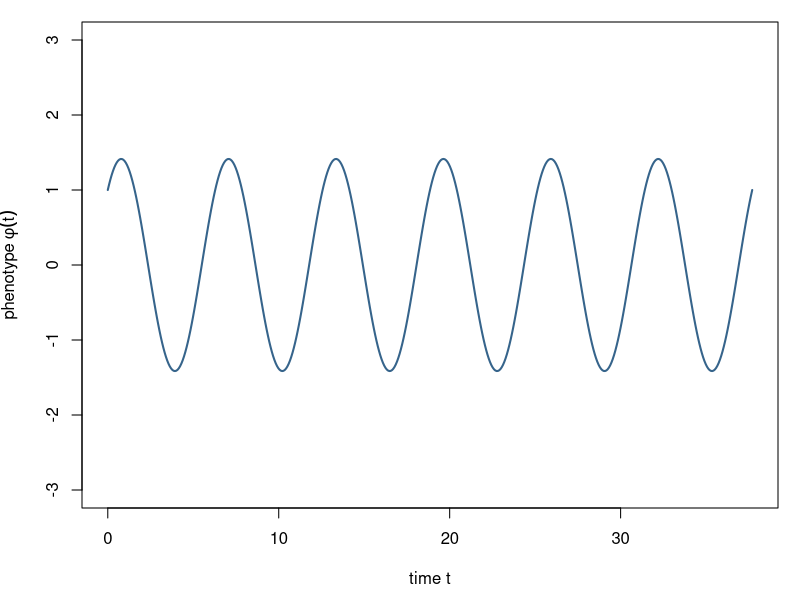
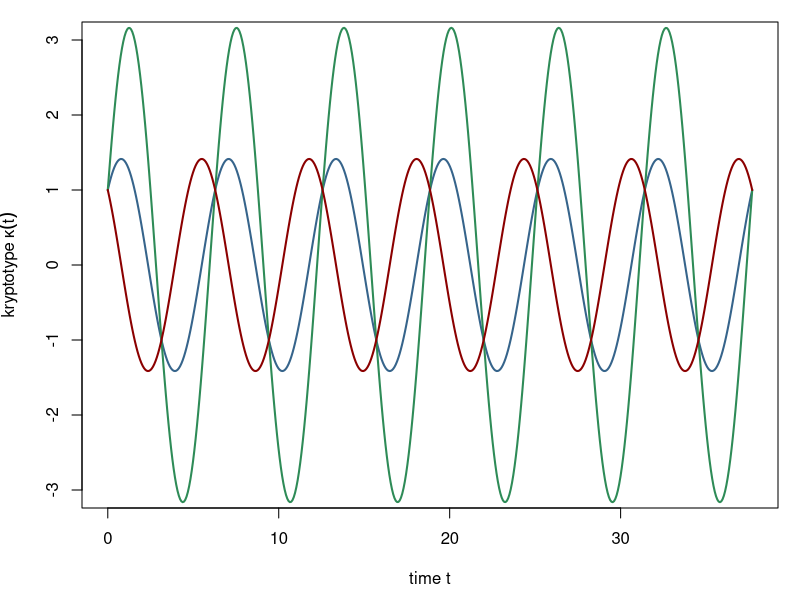
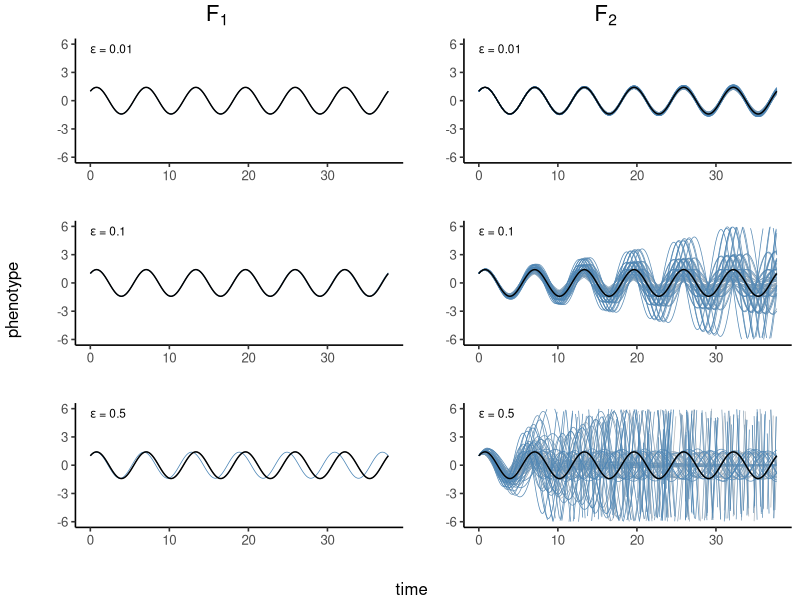

The R script that drew these images, in order: (Note: this script raises an error after producing the figures.)
## ---- chunk 1
library(expm)
library(parallel)
library(grid)
library(gridExtra)
library(ggplot2)
library(ggpubr)
library(reshape2)
library(cowplot)
library(grDevices)
## ---- chunk 2
# Oscillator code

# A0, B and C correspond to the matrices of system coefficients described in Example 1.
A0 <- matrix(c(0,-1,1,0), nrow=2)
B <- matrix(c(1,1), ncol=1)
C <- matrix(c(1,0), nrow=1)

# A_fn corresponds to the parameterization of phenotypically equivalent oscillators described in Example 2.
A_fn <- function (tau) { 
    matrix(c(tau/(tau+1), -(2*tau*(tau+1)+1)/(tau+1), 
             1/(tau+1), -tau/(tau+1)), nrow=2) 
}

tt <- seq(0,6*2*pi, length.out=500)

# h is the impulse response of A_fn(tau)
h <- function (t,tau=0,A=A_fn(tau)) {
    sapply(t, function (tt) C %*% expm(tt*A) %*% B) 
    }


# The 'F1' function averages two haploid systems to form a diploid F1 system.
F1 <- function (tau1,tau2) { (A_fn(tau1)+A_fn(tau2))/2 }

# Generates F2 hybrid systems.
get_F2s <- function(tau1, tau2) 
    {
        vc <- function(tau1, tau2, x, y) 
            {
                out <- c(A_fn(tau1)[x,y], A_fn(tau2)[x,y])
                return(out)
            }
        mlist <- list()
        count <- 1
        for (i in 1:2) 
            {
                for (j in 1:2) 
                    {
                        for (k in 1:2) 
                            {
                                for (l in 1:2)
                                    {
                                        mlist[[count]] <- matrix(c(vc(tau1, tau2, 1, 1)[i], vc(tau1, tau2, 2, 1)[j], vc(tau1, tau2, 1, 2)[k], vc(tau1, tau2, 2, 2)[l]),2,2)
count <- count + 1
                                    }
                            }
                }
            }
        f2list <- list()
        count2 <- 1
        for(i in 1:length(mlist)) 
            {
                for (j in 1:length(mlist))
                    {
                        f2list[[count2]] <- (mlist[[i]] + mlist[[j]])/2
                        count2 <- count2 + 1
                    }
            }
    return(unique(f2list))
}
## ---- chunk 3

# Plots shown in Figures 1 and 2.

# h.2 function used to visualize kryptotypic dynamics.
C2 <- matrix(c(0,1), nrow=1)
h.2 <- function (t,tau=0,A=A_fn(tau)) { 
    sapply(t, function (tt) C2 %*% expm(tt*A) %*% B)
    }

# Phenotype
hhf00 <- sapply( list(A_fn(0)), function (A) { sapply(tt, h, A=A) } )

# Kryptotypes
hh02 <- sapply( list(A_fn(0)), function (A) { sapply(tt, h.2, A=A) } )
hhn22 <- sapply( list(A_fn(-2)), function (A) { sapply(tt, h.2, A=A) } )

# Phenotypes shown in Figure 1.
#pdf(file="Figure1_phenotype_plot.pdf", width=2.5, height=1.5, pointsize=10)

par(mar=c(4.5, 4, 1, 1)+.1)
plot(tt, hhf00, type="l", lwd=2, ylab= expression("phenotype" ~ phi(t)), xlab="time t", col="steelblue4", ylim=c(-3,3), cex.lab=1)

#dev.off()

# Kryptotypes shown in Figure 2.
#pdf(file="Figure2_kryptotype_plot.pdf", width=2.5, height=1.5, pointsize=10)

par(mar=c(4.5, 4, 1, 1)+.1)
plot(tt, hhf00, type="l", lwd=2, ylab= expression("kryptotype" ~ kappa(t)), xlab="time t", col="steelblue4", ylim=c(-3,3), cex.lab=1)
lines(tt, hhn22, lwd=2, col="seagreen")
lines(tt, hh02, lwd=2, col="red4")

#dev.off()
## ---- chunk 4

# Parental phenotypes shown in Figure 5.
hhf0 <- sapply( list(A_fn(0), A_fn(0)), function (A) { sapply(tt, h, A=A) } )

# F1 phenotypes between A_fn(tau=0) and A_fn(tau=epsilon) shown in Figure 5.
hhf1_1 <- sapply( list(A_fn(0), A_fn(0.01), F1(0, 0.01)), function (A) { sapply(tt, h, A=A) } )
hhf1_2 <- sapply( list(A_fn(0), A_fn(0.1), F1(0, 0.1)), function (A) { sapply(tt, h, A=A) } )
hhf1_3 <- sapply( list(A_fn(0), A_fn(0.5), F1(0, 0.5)), function (A) { sapply(tt, h, A=A) } )

# F2 phenotypes between A_fn(tau=0) and A_fn(tau=epsilon) shown in Figure 5.
hhf2_1 <- sapply( get_F2s(0, 0.01), function (A) { sapply(tt, h, A=A) } )
hhf2_2 <- sapply( get_F2s(0, 0.1), function (A) { sapply(tt, h, A=A) } )
hhf2_3 <- sapply( get_F2s(0, 0.5), function (A) { sapply(tt, h, A=A) } )

## ---- chunk 5

# Figure 5 plots

cf <- colorRampPalette(colors = c("grey", "steelblue"))
hx <- data.frame("value"=hhf0[,1], "time"=tt, "variable"="parent")

# F1s 

k <- data.frame(hhf1_1)
k$time <- tt
pl11 <- (melt(k, id.vars = "time")) %>% ggplot(aes(x=time, y=value, group=variable, col=variable)) + 
    geom_line(size=0.25) + theme_classic(12) + theme(legend.position = "none") + 
    scale_color_manual(values = cf(3)) + ylim(c(-6,6)) + xlab("") + ylab("") +
    geom_line(data=hx, aes(x=time, y=value), color="black", size=0.5) + 
    annotate(geom = "text", label=expression(paste(epsilon, " = 0.01")), x=0, y=6, hjust=0, vjust=1, size=3)

k <- data.frame(hhf1_2)
k$time <- tt
pl12 <- (melt(k, id.vars = "time")) %>% ggplot(aes(x=time, y=value, group=variable, col=variable)) + 
    geom_line(size=0.25) + theme_classic(12) + theme(legend.position = "none") + 
    scale_color_manual(values = cf(3)) + ylim(c(-6,6)) + xlab("") + ylab("") + 
    geom_line(data=hx, aes(x=time, y=value), color="black", size=0.5) + 
    annotate(geom = "text", label=expression(paste(epsilon, " = 0.1")), x=0, y=6, hjust=0, vjust=1, size=3)

k <- data.frame(hhf1_3)
k$time <- tt
pl13 <- (melt(k, id.vars = "time")) %>% ggplot(aes(x=time, y=value, group=variable, col=variable)) + 
    geom_line(size=0.25) + theme_classic(12) + theme(legend.position = "none") + 
    scale_color_manual(values = cf(3)) + ylim(c(-6,6)) + xlab("") + ylab("") +
    geom_line(data=hx, aes(x=time, y=value), color="black", size=0.5) + 
    annotate(geom = "text", label=expression(paste(epsilon, " = 0.5")), x=0, y=6, hjust=0, vjust=1, size=3)

# F2s 
k <- data.frame(hhf2_1)
k$time <- tt
pl21 <- (melt(k, id.vars = "time")) %>% ggplot(aes(x=time, y=value, group=variable, col=variable)) + 
    geom_line(size=0.25) + theme_classic(12) + theme(legend.position = "none") + 
    scale_color_manual(values = cf(81)) + ylim(c(-6,6)) + xlab("") + ylab("") +
    geom_line(data=hx, aes(x=time, y=value), color="black", size=0.5) + 
    annotate(geom = "text", label=expression(paste(epsilon, " = 0.01")), x=0, y=6, hjust=0, vjust=1, size=3)

k <- data.frame(hhf2_2)
k$time <- tt
pl22 <- (melt(k, id.vars = "time")) %>% ggplot(aes(x=time, y=value, group=variable, col=variable)) + 
    geom_line(size=0.25) + theme_classic(12) + theme(legend.position = "none") + 
    scale_color_manual(values = cf(81)) + ylim(c(-6,6)) + xlab("") + ylab("") +
    geom_line(data=hx, aes(x=time, y=value), color="black", size=0.5) + 
    annotate(geom = "text", label=expression(paste(epsilon, " = 0.1")), x=0, y=6, hjust=0, vjust=1, size=3)

k <- data.frame(hhf2_3)
k$time <- tt
pl23 <- (melt(k, id.vars = "time")) %>% ggplot(aes(x=time, y=value, group=variable, col=variable)) + 
    geom_line(size=0.25) + theme_classic(12) + theme(legend.position = "none") + 
    scale_color_manual(values = cf(81)) + ylim(c(-6,6)) + xlab("") + ylab("") +
    geom_line(data=hx, aes(x=time, y=value), color="black", size=0.5) + 
    annotate(geom = "text", label=expression(paste(epsilon, " = 0.5")), x=0, y=6, hjust=0, vjust=1, size=3)

tr.grob <- textGrob(bquote(F[2]), 
                    gp=gpar(fontface="bold", col="black", fontsize=16))
tl.grob <- textGrob(bquote(F[1]), 
                    gp=gpar(fontface="bold", col="black", fontsize=16))
x.grob <- textGrob("time", 
                   gp=gpar(col="black", fontsize=12))
y.grob <- textGrob("phenotype", 
                   gp=gpar(col="black", fontsize=12), rot = 90)

k1 <- plot_grid(pl11, pl12, pl13, ncol=1)
k2 <- plot_grid(pl21, pl22, pl23, ncol=1)

k11 <- arrangeGrob(k1, top=tl.grob)
k22 <- arrangeGrob(k2, top=tr.grob)

k0 <- plot_grid(k11, k22, nrow = 1)

k00 <- arrangeGrob(k0, bottom=x.grob, left=y.grob)
out5 <- ggdraw(k00)
out5

#ggsave(out5, width=14, height=10, dpi=1000, filename="Figure5_hybrid_oscillators.pdf", scale=0.5)

## ---- chunk 6

# Code for Figure 6

# Optimal impulse response function for the oscillator
optimal_h <- function (t) { 
    sin(t) + cos(t) 
    }

# Weighted difference between h(t,A) and optimal; square of equation (5)
Df <- function (A,t) {
    exp(-t/(4*pi)) * ( h(t,A=A) - optimal_h(t) )^2
}

D <- function (A, upper=10, ...) {
    f <- function (t) { Df(A,t) }
    integrate(f, lower=0, upper=upper, ...)$value
}

# Get all F2s.
get_F2s_nonunique <- function(tau1, tau2) {
    vc <- function(tau1, tau2, x, y) {
    out <- c(A_fn(tau1)[x,y], A_fn(tau2)[x,y])
    return(out)
    }
    
    mlist <- list()
    count <- 1
    for (i in 1:2) {
        for (j in 1:2) {
            for (k in 1:2)
                for (l in 1:2) {
                    mlist[[count]] <- matrix(c(vc(tau1, tau2, 1, 1)[i], 
                                               vc(tau1, tau2, 2, 1)[j], 
                                               vc(tau1, tau2, 1, 2)[k], 
                                               vc(tau1, tau2, 2, 2)[l]),
                                             2,2)
                    count <- count + 1
                }
        }
    }

    f2list <- list()
    count2 <- 1
    
    for(i in 1:length(mlist)) {
        for (j in 1:length(mlist)) {
            f2list[[count2]] <- (mlist[[i]] + mlist[[j]])/2
            count2 <- count2 + 1
        }
    }
    return(f2list)
}

# Compute genetic distance as described in the caption of Figure 6.
sys_gen_dist <- function(d) {
    sgd <- sqrt( sum( (A_fn(0) - A_fn(0+d))^2 ) )
    return(sgd)
}

dvec <- seq(0, 0.5, length.out=20)

D_F1 <- sapply(dvec, function (dtau) {D(A=F1(tau1=0, tau2=0+dtau), upper = 10 )} )

D_F2 <- do.call(cbind, mclapply(dvec, function (dtau) {
F2s <- get_F2s_nonunique(0, 0+dtau)
sapply(F2s, D, upper=10 )
}, mc.cores=detectCores() ) )

#pdf(file="Figure6_plot.pdf", width=5, height=3, pointsize=10)

plot( sapply(dvec, sys_gen_dist), sqrt(D_F1), type='l', ylab="phenotype distance (D)", xlab="genetic distance", ylim=c(0, 2), lwd=3)
lines(sapply(dvec, sys_gen_dist), colMeans(sqrt(D_F2)), lty=1, type="l", ylim=c(0,2), col="steelblue4", lwd=3)
legend(0, 2, legend = c( expression(F[1]~"hybrids"), expression(F[2]~"hybrids")), lty=1, lwd=3, col=c("black", "steelblue4"))

#dev.off()
